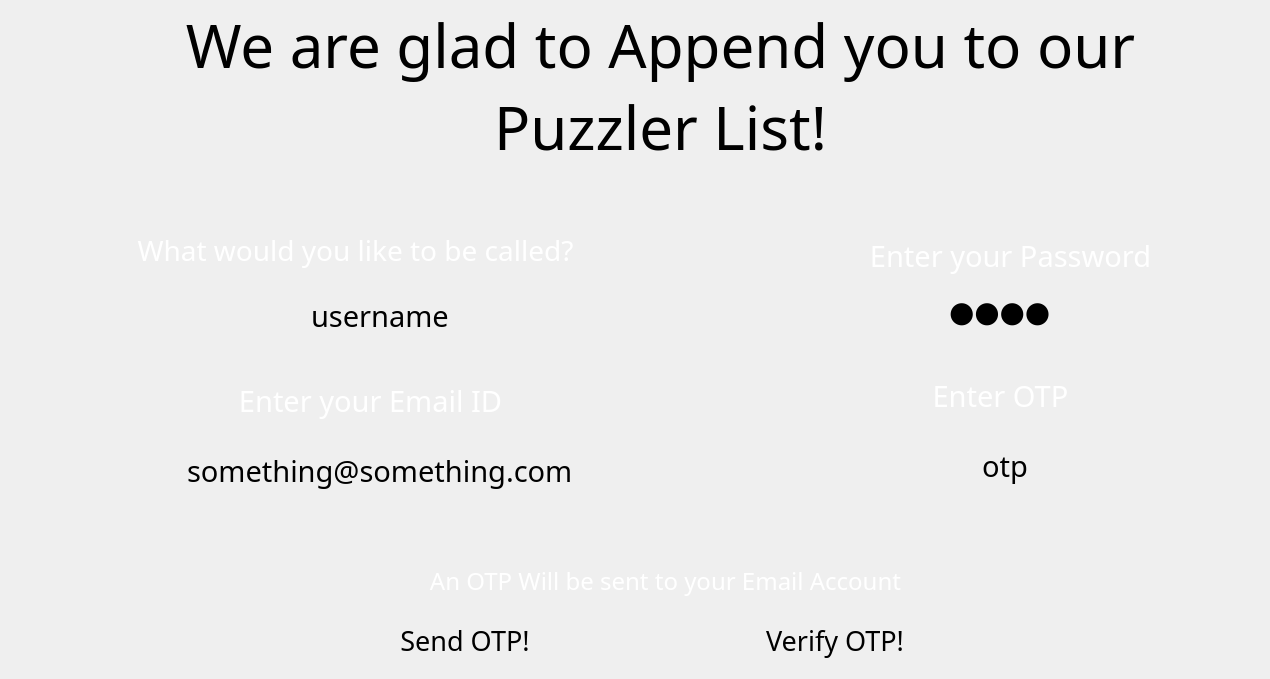
    <widget class="QWidget" name="Signup">
     <widget class="QPushButton" name="signup_sendOtp_btn">
      <property name="geometry">
       <rect>
        <x>290</x>
        <y>610</y>
        <width>350</width>
        <height>60</height>
       </rect>
      </property>
      <property name="font">
       <font>
        <family>Game Played</family>
        <pointsize>20</pointsize>
        <weight>50</weight>
        <bold>false</bold>
       </font>
      </property>
      <property name="autoFillBackground">
       <bool>false</bool>
      </property>
      <property name="styleSheet">
       <string notr="true">background:transparent;
color: &quot;#fea7ec&quot;</string>
      </property>
      <property name="text">
       <string>Send OTP!</string>
      </property>
      <property name="checkable">
       <bool>false</bool>
      </property>
      <property name="flat">
       <bool>true</bool>
      </property>
     </widget>
     <widget class="QPushButton" name="signup_verifyOtp_btn">
      <property name="geometry">
       <rect>
        <x>660</x>
        <y>610</y>
        <width>350</width>
        <height>60</height>
       </rect>
      </property>
      <property name="font">
       <font>
        <family>Game Played</family>
        <pointsize>20</pointsize>
        <weight>50</weight>
        <bold>false</bold>
       </font>
      </property>
      <property name="autoFillBackground">
       <bool>false</bool>
      </property>
      <property name="styleSheet">
       <string notr="true">background:transparent;
color: &quot;#fea7ec&quot;</string>
      </property>
      <property name="text">
       <string>Verify OTP!</string>
      </property>
      <property name="checkable">
       <bool>false</bool>
      </property>
      <property name="flat">
       <bool>true</bool>
      </property>
     </widget>
     <widget class="QLineEdit" name="signup_enterPass_lineedit">
      <property name="geometry">
       <rect>
        <x>800</x>
        <y>280</y>
        <width>401</width>
        <height>61</height>
       </rect>
      </property>
      <property name="font">
       <font>
        <family>Game Played</family>
        <pointsize>22</pointsize>
        <weight>50</weight>
        <bold>false</bold>
        <underline>false</underline>
       </font>
      </property>
      <property name="autoFillBackground">
       <bool>false</bool>
      </property>
      <property name="styleSheet">
       <string notr="true">background: transparent;
color: &quot;#fea7ec&quot;</string>
      </property>
      <property name="inputMask">
       <string/>
      </property>
      <property name="text">
       <string>pass</string>
      </property>
      <property name="frame">
       <bool>false</bool>
      </property>
      <property name="echoMode">
       <enum>QLineEdit::Password</enum>
      </property>
      <property name="cursorPosition">
       <number>4</number>
      </property>
      <property name="alignment">
       <set>Qt::AlignCenter</set>
      </property>
     </widget>
     <widget class="QLabel" name="signup_enterName_lbl">
      <property name="geometry">
       <rect>
        <x>30</x>
        <y>230</y>
        <width>651</width>
        <height>41</height>
       </rect>
      </property>
      <property name="font">
       <font>
        <family>Game Played</family>
        <pointsize>21</pointsize>
       </font>
      </property>
      <property name="styleSheet">
       <string notr="true">background: None;
color: white;</string>
      </property>
      <property name="text">
       <string>What would you like to be called?</string>
      </property>
      <property name="alignment">
       <set>Qt::AlignCenter</set>
      </property>
     </widget>
     <widget class="QLineEdit" name="signup_enterName_lineedit">
      <property name="geometry">
       <rect>
        <x>150</x>
        <y>290</y>
        <width>461</width>
        <height>51</height>
       </rect>
      </property>
      <property name="font">
       <font>
        <family>Game Played</family>
        <pointsize>22</pointsize>
        <weight>50</weight>
        <bold>false</bold>
       </font>
      </property>
      <property name="styleSheet">
       <string notr="true">background: transparent;
color: &quot;#fea7ec&quot;</string>
      </property>
      <property name="inputMask">
       <string extracomment="dgrf"/>
      </property>
      <property name="text">
       <string>username</string>
      </property>
      <property name="frame">
       <bool>false</bool>
      </property>
      <property name="echoMode">
       <enum>QLineEdit::Normal</enum>
      </property>
      <property name="cursorPosition">
       <number>8</number>
      </property>
      <property name="alignment">
       <set>Qt::AlignCenter</set>
      </property>
     </widget>
     <widget class="QLabel" name="signup_enterPass_lbl">
      <property name="geometry">
       <rect>
        <x>760</x>
        <y>230</y>
        <width>501</width>
        <height>51</height>
       </rect>
      </property>
      <property name="font">
       <font>
        <family>Game Played</family>
        <pointsize>22</pointsize>
       </font>
      </property>
      <property name="styleSheet">
       <string notr="true">background: None;
color: white
</string>
      </property>
      <property name="text">
       <string>Enter your Password</string>
      </property>
      <property name="alignment">
       <set>Qt::AlignCenter</set>
      </property>
     </widget>
     <widget class="QLabel" name="signup_welcome_lbl">
      <property name="geometry">
       <rect>
        <x>160</x>
        <y>0</y>
        <width>1001</width>
        <height>171</height>
       </rect>
      </property>
      <property name="font">
       <font>
        <family>Games</family>
        <pointsize>45</pointsize>
        <weight>50</weight>
        <bold>false</bold>
       </font>
      </property>
      <property name="layoutDirection">
       <enum>Qt::LeftToRight</enum>
      </property>
      <property name="autoFillBackground">
       <bool>false</bool>
      </property>
      <property name="styleSheet">
       <string notr="true">background: None;
color: &quot;#fea7ec&quot;</string>
      </property>
      <property name="text">
       <string>We are glad to Append you to our Puzzler List!</string>
      </property>
      <property name="alignment">
       <set>Qt::AlignCenter</set>
      </property>
      <property name="wordWrap">
       <bool>true</bool>
      </property>
     </widget>
     <widget class="QLabel" name="signup_enterEmail_lbl">
      <property name="geometry">
       <rect>
        <x>110</x>
        <y>370</y>
        <width>521</width>
        <height>61</height>
       </rect>
      </property>
      <property name="font">
       <font>
        <family>Game Played</family>
        <pointsize>22</pointsize>
       </font>
      </property>
      <property name="styleSheet">
       <string notr="true">background: None;
color: white</string>
      </property>
      <property name="text">
       <string>Enter your Email ID</string>
      </property>
      <property name="alignment">
       <set>Qt::AlignCenter</set>
      </property>
     </widget>
     <widget class="QLineEdit" name="signup_enterEmail_lineedit">
      <property name="geometry">
       <rect>
        <x>30</x>
        <y>450</y>
        <width>701</width>
        <height>41</height>
       </rect>
      </property>
      <property name="font">
       <font>
        <family>Game Played</family>
        <pointsize>22</pointsize>
        <weight>50</weight>
        <bold>false</bold>
       </font>
      </property>
      <property name="styleSheet">
       <string notr="true">background: transparent;
color: &quot;#fea7ec&quot;</string>
      </property>
      <property name="inputMask">
       <string extracomment="dgrf"/>
      </property>
      <property name="text">
       <string>something@something.com</string>
      </property>
      <property name="frame">
       <bool>false</bool>
      </property>
      <property name="echoMode">
       <enum>QLineEdit::Normal</enum>
      </property>
      <property name="cursorPosition">
       <number>23</number>
      </property>
      <property name="alignment">
       <set>Qt::AlignCenter</set>
      </property>
     </widget>
     <widget class="QLineEdit" name="signup_enterOtp_lineedit">
      <property name="geometry">
       <rect>
        <x>830</x>
        <y>430</y>
        <width>351</width>
        <height>71</height>
       </rect>
      </property>
      <property name="font">
       <font>
        <family>Game Played</family>
        <pointsize>22</pointsize>
        <weight>50</weight>
        <bold>false</bold>
       </font>
      </property>
      <property name="styleSheet">
       <string notr="true">background: transparent;
color: &quot;#fea7ec&quot;</string>
      </property>
      <property name="inputMask">
       <string extracomment="dgrf"/>
      </property>
      <property name="text">
       <string>otp</string>
      </property>
      <property name="frame">
       <bool>false</bool>
      </property>
      <property name="echoMode">
       <enum>QLineEdit::Normal</enum>
      </property>
      <property name="cursorPosition">
       <number>3</number>
      </property>
      <property name="alignment">
       <set>Qt::AlignCenter</set>
      </property>
     </widget>
     <widget class="QLabel" name="signup_enterOtp_lbl">
      <property name="geometry">
       <rect>
        <x>750</x>
        <y>370</y>
        <width>501</width>
        <height>51</height>
       </rect>
      </property>
      <property name="font">
       <font>
        <family>Game Played</family>
        <pointsize>22</pointsize>
       </font>
      </property>
      <property name="styleSheet">
       <string notr="true">background: None;
color: white;</string>
      </property>
      <property name="text">
       <string>Enter OTP</string>
      </property>
      <property name="alignment">
       <set>Qt::AlignCenter</set>
      </property>
     </widget>
     <widget class="QLabel" name="signup_remark_lbl">
      <property name="geometry">
       <rect>
        <x>310</x>
        <y>560</y>
        <width>711</width>
        <height>41</height>
       </rect>
      </property>
      <property name="font">
       <font>
        <family>Game Played</family>
        <pointsize>18</pointsize>
       </font>
      </property>
      <property name="styleSheet">
       <string notr="true">background: None;
color: white;</string>
      </property>
      <property name="text">
       <string>An OTP Will be sent to your Email Account</string>
      </property>
      <property name="alignment">
       <set>Qt::AlignCenter</set>
      </property>
     </widget>
    </widget>
